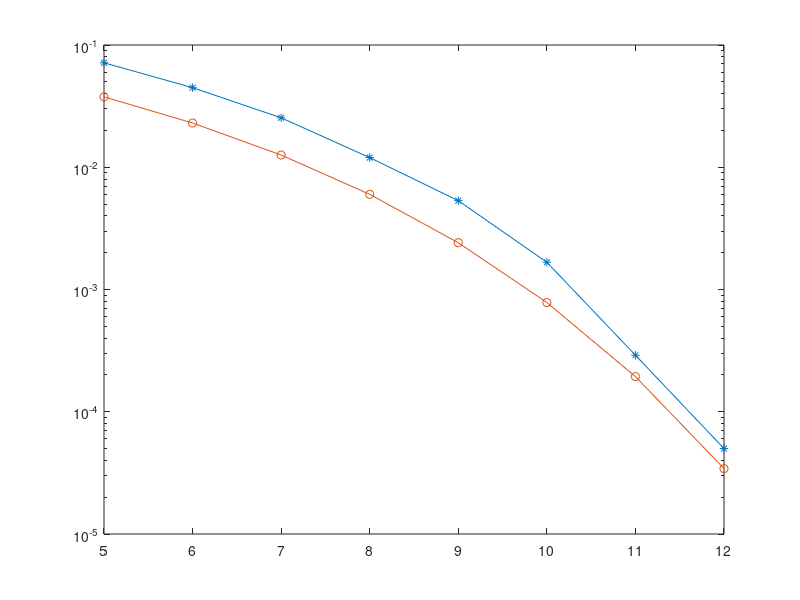

Here is the MATLAB script that generated this plot: (Note: this script raises an error after producing the figure.)
close all;
clear all;
clc

N=10^5;
A=1;
T=10^-3;
SNR_dB=5:12;
SNR=10.^(SNR_dB/10);
b=A^2*T./SNR;

BER=zeros(1,length(SNR));
BER_theor=zeros(1,length(SNR));
BER_theor1=zeros(1,length(SNR));

out_symbols=zeros(N,1);
out_symbols_odd=zeros(N/2,1);
out_symbols_even=zeros(N/2,1);

in_bits = randn(N,1)>0; %Creation of input bits {0,1}
in_symbols = 2*in_bits-1; % [-1 1 -1 -1 1 -1 -1 -1 ].';Symbols we transmit {-1,+1}

xQ1=-1;
x1=1;

xI_n=zeros(N/2,1);
xQ_n=zeros(N/2,1);
for k=1:1:length(xI_n)
    if k==1     %Symbol x0
        xI_n(k)= -xQ1*x1;
        xQ_n(k)= -xI_n(k)*in_symbols(k);
    else    %Other symbols
        xI_n(k)= -xQ_n(k-1)*in_symbols(2*k-2);
        xQ_n(k)= -xI_n(k)*in_symbols(2*k-1);
    end
end

z_n=xI_n + 1j*xQ_n; %Construction of O-QPSK sympols

for n=1:length(SNR)
    n_n = randn(N/2,1) + 1j*randn(N/2,1); 
    y_n=A*T*z_n + sqrt(b(n)*T)*n_n;
    yI_n = sign(real(y_n)); 
    yQ_n = sign(imag(y_n));
    for m=1:1:(length(y_n)-1)
        if m==1
            out_symbols_odd(m) =  -yQ_n(m)*yI_n(m);
            out_symbols_even(m) = -yQ_n(m)*yI_n(m+1);
        else
            out_symbols_odd(m) =  -yQ_n(m)*yI_n(m);
            out_symbols_even(m) = -yQ_n(m)*yI_n(m+1);
        end 
    end
    out_symbols_odd(N/2) =  -yQ_n(N/2)*yI_n(N/2); 
    out_symbols_even(N/2) =  -yQ_n(N/2-1)*yI_n(N/2); 
    out_symbols(1:2:end)=out_symbols_odd;
    out_symbols(2:2:end)=out_symbols_even;
    
    BER(n) = sum(in_symbols~=out_symbols)/N;
    BER_theor(n) = qfunc(sqrt(SNR(n))); %B-PSK theoretical BER
    BER_theor1(n) = 2*qfunc(sqrt(SNR(n))) - (qfunc(sqrt(SNR(n))))^2; % Accyrate theoretical BER
end
disp('1st Question');
disp('------------');
disp(['SNR(dB) : ' num2str(SNR_dB(1))]);
disp(['Experimental BER : ' num2str(BER(1))]);
disp(['Theoritical BER : ' num2str(BER_theor(1))]);
disp(['Accurate Theoritical BER : ' num2str(BER_theor1(1))]);
disp('-----------------------------------');

disp('2nd Question');
disp('------------');
disp(['SNR(dB) : ' num2str(SNR_dB(2:end))]);
disp(['Theoritical BER : ' num2str(BER(2:end))]);
disp(['Theoritical BER : ' num2str(BER_theor(2:end))]);
disp(['Accurate Theoritical BER : ' num2str(BER_theor1(2:end))]);
disp('-----------------------------------------------------------------------------------------------------------');

figure(1)
semilogy(SNR_dB,BER,'-*') 
hold on;
semilogy(SNR_dB,BER_theor,'-o')
semilogy(SNR_dB,BER_theor1,'-X')
xlabel('SNR (dB)')
ylabel('BER - Bit Error Rate')
title('MSK BER through OQPSK')
legend('Experimental BER', 'Theoretical BER','Theoretical BER(More Accurate)');
grid on;
%print -depsc epsFig